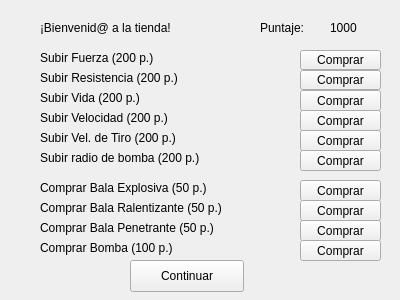
<?xml version="1.0" encoding="UTF-8"?>
<ui version="4.0">
 <class>Form</class>
 <widget class="QWidget" name="Form">
  <property name="geometry">
   <rect>
    <x>0</x>
    <y>0</y>
    <width>400</width>
    <height>300</height>
   </rect>
  </property>
  <property name="windowTitle">
   <string>Tienda</string>
  </property>
  <widget class="QLabel" name="label">
   <property name="geometry">
    <rect>
     <x>40</x>
     <y>20</y>
     <width>221</width>
     <height>16</height>
    </rect>
   </property>
   <property name="text">
    <string>¡Bienvenid@ a la tienda!</string>
   </property>
  </widget>
  <widget class="QLabel" name="label_2">
   <property name="geometry">
    <rect>
     <x>40</x>
     <y>50</y>
     <width>151</width>
     <height>16</height>
    </rect>
   </property>
   <property name="text">
    <string>Subir Fuerza (200 p.)</string>
   </property>
  </widget>
  <widget class="QLabel" name="label_3">
   <property name="geometry">
    <rect>
     <x>40</x>
     <y>70</y>
     <width>171</width>
     <height>16</height>
    </rect>
   </property>
   <property name="text">
    <string>Subir Resistencia (200 p.)</string>
   </property>
  </widget>
  <widget class="QLabel" name="label_4">
   <property name="geometry">
    <rect>
     <x>40</x>
     <y>90</y>
     <width>171</width>
     <height>16</height>
    </rect>
   </property>
   <property name="text">
    <string>Subir Vida (200 p.)</string>
   </property>
  </widget>
  <widget class="QLabel" name="label_5">
   <property name="geometry">
    <rect>
     <x>40</x>
     <y>110</y>
     <width>161</width>
     <height>16</height>
    </rect>
   </property>
   <property name="text">
    <string>Subir Velocidad (200 p.)</string>
   </property>
  </widget>
  <widget class="QLabel" name="label_6">
   <property name="geometry">
    <rect>
     <x>40</x>
     <y>130</y>
     <width>171</width>
     <height>16</height>
    </rect>
   </property>
   <property name="text">
    <string>Subir Vel. de Tiro (200 p.)</string>
   </property>
  </widget>
  <widget class="QLabel" name="label_7">
   <property name="geometry">
    <rect>
     <x>40</x>
     <y>150</y>
     <width>201</width>
     <height>16</height>
    </rect>
   </property>
   <property name="text">
    <string>Subir radio de bomba (200 p.)</string>
   </property>
  </widget>
  <widget class="QLabel" name="label_8">
   <property name="geometry">
    <rect>
     <x>40</x>
     <y>180</y>
     <width>211</width>
     <height>16</height>
    </rect>
   </property>
   <property name="text">
    <string>Comprar Bala Explosiva (50 p.)</string>
   </property>
  </widget>
  <widget class="QLabel" name="label_9">
   <property name="geometry">
    <rect>
     <x>40</x>
     <y>200</y>
     <width>221</width>
     <height>16</height>
    </rect>
   </property>
   <property name="text">
    <string>Comprar Bala Ralentizante (50 p.)</string>
   </property>
  </widget>
  <widget class="QLabel" name="label_10">
   <property name="geometry">
    <rect>
     <x>40</x>
     <y>220</y>
     <width>221</width>
     <height>16</height>
    </rect>
   </property>
   <property name="text">
    <string>Comprar Bala Penetrante (50 p.)</string>
   </property>
  </widget>
  <widget class="QLabel" name="label_11">
   <property name="geometry">
    <rect>
     <x>40</x>
     <y>240</y>
     <width>181</width>
     <height>16</height>
    </rect>
   </property>
   <property name="text">
    <string>Comprar Bomba (100 p.)</string>
   </property>
  </widget>
  <widget class="QPushButton" name="pushButton">
   <property name="geometry">
    <rect>
     <x>300</x>
     <y>50</y>
     <width>81</width>
     <height>20</height>
    </rect>
   </property>
   <property name="text">
    <string>Comprar</string>
   </property>
  </widget>
  <widget class="QPushButton" name="pushButton_2">
   <property name="geometry">
    <rect>
     <x>300</x>
     <y>70</y>
     <width>81</width>
     <height>20</height>
    </rect>
   </property>
   <property name="text">
    <string>Comprar</string>
   </property>
  </widget>
  <widget class="QPushButton" name="pushButton_3">
   <property name="geometry">
    <rect>
     <x>300</x>
     <y>90</y>
     <width>81</width>
     <height>21</height>
    </rect>
   </property>
   <property name="text">
    <string>Comprar</string>
   </property>
  </widget>
  <widget class="QPushButton" name="pushButton_4">
   <property name="geometry">
    <rect>
     <x>300</x>
     <y>110</y>
     <width>81</width>
     <height>21</height>
    </rect>
   </property>
   <property name="text">
    <string>Comprar</string>
   </property>
  </widget>
  <widget class="QPushButton" name="pushButton_5">
   <property name="geometry">
    <rect>
     <x>300</x>
     <y>130</y>
     <width>81</width>
     <height>21</height>
    </rect>
   </property>
   <property name="text">
    <string>Comprar</string>
   </property>
  </widget>
  <widget class="QPushButton" name="pushButton_6">
   <property name="geometry">
    <rect>
     <x>300</x>
     <y>150</y>
     <width>81</width>
     <height>21</height>
    </rect>
   </property>
   <property name="text">
    <string>Comprar</string>
   </property>
  </widget>
  <widget class="QPushButton" name="pushButton_7">
   <property name="geometry">
    <rect>
     <x>300</x>
     <y>220</y>
     <width>81</width>
     <height>21</height>
    </rect>
   </property>
   <property name="text">
    <string>Comprar</string>
   </property>
  </widget>
  <widget class="QPushButton" name="pushButton_8">
   <property name="geometry">
    <rect>
     <x>300</x>
     <y>180</y>
     <width>81</width>
     <height>21</height>
    </rect>
   </property>
   <property name="text">
    <string>Comprar</string>
   </property>
  </widget>
  <widget class="QPushButton" name="pushButton_9">
   <property name="geometry">
    <rect>
     <x>300</x>
     <y>240</y>
     <width>81</width>
     <height>21</height>
    </rect>
   </property>
   <property name="text">
    <string>Comprar</string>
   </property>
  </widget>
  <widget class="QPushButton" name="pushButton_10">
   <property name="geometry">
    <rect>
     <x>300</x>
     <y>200</y>
     <width>81</width>
     <height>21</height>
    </rect>
   </property>
   <property name="text">
    <string>Comprar</string>
   </property>
  </widget>
  <widget class="QPushButton" name="pushButton_11">
   <property name="geometry">
    <rect>
     <x>130</x>
     <y>260</y>
     <width>114</width>
     <height>32</height>
    </rect>
   </property>
   <property name="text">
    <string>Continuar</string>
   </property>
  </widget>
  <widget class="QLabel" name="label_12">
   <property name="geometry">
    <rect>
     <x>260</x>
     <y>20</y>
     <width>62</width>
     <height>16</height>
    </rect>
   </property>
   <property name="text">
    <string>Puntaje:</string>
   </property>
  </widget>
  <widget class="QLabel" name="label_13">
   <property name="geometry">
    <rect>
     <x>330</x>
     <y>20</y>
     <width>62</width>
     <height>16</height>
    </rect>
   </property>
   <property name="text">
    <string>1000</string>
   </property>
  </widget>
 </widget>
 <resources/>
 <connections/>
</ui>
